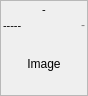
<?xml version="1.0" encoding="UTF-8"?>
<ui version="4.0">
 <class>ThumbImageFrame</class>
 <widget class="QFrame" name="ThumbImageFrame">
  <property name="geometry">
   <rect>
    <x>0</x>
    <y>0</y>
    <width>88</width>
    <height>96</height>
   </rect>
  </property>
  <property name="maximumSize">
   <size>
    <width>120</width>
    <height>119</height>
   </size>
  </property>
  <property name="windowTitle">
   <string>Image frame</string>
  </property>
  <property name="layoutDirection">
   <enum>Qt::LeftToRight</enum>
  </property>
  <property name="frameShape">
   <enum>QFrame::StyledPanel</enum>
  </property>
  <property name="frameShadow">
   <enum>QFrame::Raised</enum>
  </property>
  <property name="lineWidth">
   <number>1</number>
  </property>
  <property name="midLineWidth">
   <number>1</number>
  </property>
  <layout class="QVBoxLayout" name="verticalLayout">
   <property name="spacing">
    <number>0</number>
   </property>
   <property name="leftMargin">
    <number>2</number>
   </property>
   <property name="topMargin">
    <number>0</number>
   </property>
   <property name="rightMargin">
    <number>2</number>
   </property>
   <property name="bottomMargin">
    <number>0</number>
   </property>
   <item>
    <widget class="QLabel" name="nameLabel">
     <property name="sizePolicy">
      <sizepolicy hsizetype="Preferred" vsizetype="Minimum">
       <horstretch>0</horstretch>
       <verstretch>0</verstretch>
      </sizepolicy>
     </property>
     <property name="font">
      <font>
       <pointsize>8</pointsize>
      </font>
     </property>
     <property name="text">
      <string>-</string>
     </property>
     <property name="alignment">
      <set>Qt::AlignCenter</set>
     </property>
    </widget>
   </item>
   <item>
    <layout class="QHBoxLayout" name="horizontalLayout">
     <property name="topMargin">
      <number>0</number>
     </property>
     <item>
      <widget class="QLabel" name="starsLabel">
       <property name="sizePolicy">
        <sizepolicy hsizetype="Preferred" vsizetype="Minimum">
         <horstretch>0</horstretch>
         <verstretch>0</verstretch>
        </sizepolicy>
       </property>
       <property name="font">
        <font>
         <pointsize>8</pointsize>
        </font>
       </property>
       <property name="text">
        <string>-----</string>
       </property>
       <property name="alignment">
        <set>Qt::AlignLeading|Qt::AlignLeft|Qt::AlignVCenter</set>
       </property>
      </widget>
     </item>
     <item>
      <widget class="QLabel" name="extLabel">
       <property name="sizePolicy">
        <sizepolicy hsizetype="Preferred" vsizetype="Minimum">
         <horstretch>0</horstretch>
         <verstretch>0</verstretch>
        </sizepolicy>
       </property>
       <property name="styleSheet">
        <string notr="true">font: 9pt &quot;Courier 10 Pitch&quot;; 
color: #808080; </string>
       </property>
       <property name="text">
        <string>-</string>
       </property>
       <property name="alignment">
        <set>Qt::AlignRight|Qt::AlignTrailing|Qt::AlignVCenter</set>
       </property>
      </widget>
     </item>
    </layout>
   </item>
   <item>
    <layout class="QHBoxLayout" name="horizontalLayout_2">
     <property name="spacing">
      <number>0</number>
     </property>
     <property name="bottomMargin">
      <number>0</number>
     </property>
     <item>
      <spacer name="horizontalSpacer">
       <property name="orientation">
        <enum>Qt::Horizontal</enum>
       </property>
       <property name="sizeHint" stdset="0">
        <size>
         <width>40</width>
         <height>20</height>
        </size>
       </property>
      </spacer>
     </item>
     <item>
      <widget class="QImageDisplay" name="globalImageLabel">
       <property name="sizePolicy">
        <sizepolicy hsizetype="Expanding" vsizetype="Expanding">
         <horstretch>0</horstretch>
         <verstretch>0</verstretch>
        </sizepolicy>
       </property>
       <property name="minimumSize">
        <size>
         <width>80</width>
         <height>60</height>
        </size>
       </property>
       <property name="maximumSize">
        <size>
         <width>82</width>
         <height>62</height>
        </size>
       </property>
       <property name="mouseTracking">
        <bool>true</bool>
       </property>
       <property name="styleSheet">
        <string notr="true"/>
       </property>
       <property name="frameShape">
        <enum>QFrame::NoFrame</enum>
       </property>
       <property name="text">
        <string>Image</string>
       </property>
       <property name="alignment">
        <set>Qt::AlignCenter</set>
       </property>
      </widget>
     </item>
     <item>
      <spacer name="horizontalSpacer_2">
       <property name="orientation">
        <enum>Qt::Horizontal</enum>
       </property>
       <property name="sizeHint" stdset="0">
        <size>
         <width>40</width>
         <height>20</height>
        </size>
       </property>
      </spacer>
     </item>
    </layout>
   </item>
  </layout>
 </widget>
 <customwidgets>
  <customwidget>
   <class>QImageDisplay</class>
   <extends>QLabel</extends>
   <header location="global">qimagedisplay.h</header>
  </customwidget>
 </customwidgets>
 <resources/>
 <connections/>
</ui>
